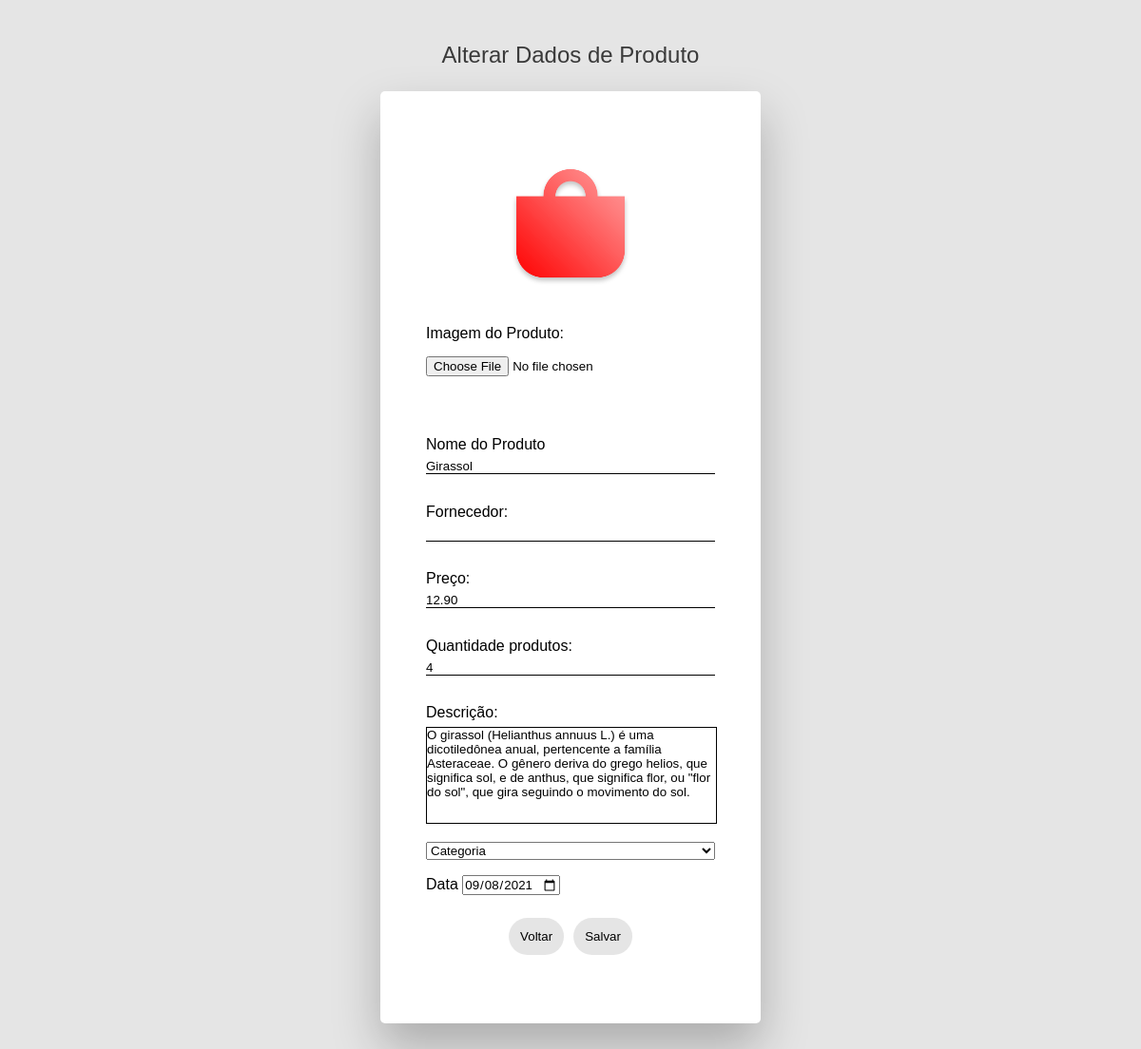
Screenshot of /sa/deprecados/editar_produtos_visual.php?id_produtos=15 with the database file from the repository.
### tables this page shows
CREATE TABLE `tb_produtos` (
  `id_produtos` int(10) UNSIGNED NOT NULL,
  `nome_produtos` varchar(45) NOT NULL,
  `descricao_produtos` text NOT NULL,
  `preco_produtos` decimal(5,2) UNSIGNED NOT NULL,
  `quantidade_produtos` int(10) UNSIGNED NOT NULL,
  `vencimento_produtos` date NOT NULL,
  `categoria_produtos` char(34) NOT NULL,
  `tb_imagens_id_imagens` int(10) UNSIGNED DEFAULT NULL,
  `tb_fornecedores_id_fornecedores` int(10) UNSIGNED NOT NULL
);

### sa/deprecados/editar_produtos_visual.php (the view, shortened to what this page needs)
<!DOCTYPE html>
<html>
<head>
	<link rel="stylesheet" type="text/css" href="css/style-default.css">
</head>
<?php
	include 'funcoes/conexao.php';
	$sql = "select * from tb_produtos where id_produtos = ".$_GET["id_produtos"];
	$executar = mysqli_query($conexao,$sql);
	$resultado = mysqli_fetch_array($executar);
?>
<body>
	<main>
		<div class="painel">
			<h2>Alterar Dados de Produto</h2>
			<div class="conteudo-painel">
				<form action="editar_produtos.php" method="POST">
                    <div class="campo">
                        <img src="img/produto.png" class="img_upload">
                        <label for="img_produto">Imagem do Produto:</label>
                        <input class="campoImg" type="file" title><br>
                    </div>
					<div class="campo">
						<label for="id_produtos"></label><br>
					</div>
					<div class="campo">
						<label for="nome_produtos">Nome do Produto</label>
						<input type="text" class="campoTexto" name="nome_produtos" value="<?php echo $resultado["nome_produtos"];?>" required/>
					</div>
                    <div class="campo">
                        <label for="nome_fornecedor">Fornecedor:</label>
                        <input class="campoTexto" type="text" name="nome_fornecedor" required/>
                    </div>
                    <div class="campo">
                        <label for="preco_produtos">Preço:</label>
                        <input class="campoTexto" type="text" name="preco_produtos" value="<?php echo $resultado["preco_produtos"];?>" required/>
                    </div>
                    <div class="campo">
                        <label for="quantidade_produtos">Quantidade produtos:</label>
                        <input class="campoTexto" type="number" name="quantidade_produtos" value="<?php echo $resultado["quantidade_produtos"];?>" required/>
                    </div>
                    <div class="campo">
                        <label for="descricao_produtos">Descrição:</label>
                        <textarea class="campoDesc" name="descricao_produtos"><?php echo $resultado["descricao_produtos"];?></textarea>
                    </div>
                    <div class="campo">
                        <select id="categoria" name="categoria_produtos">
                            <option value="" disabled selected hidden>Categoria</option>
                        </select>
                    </div>
					<div class="campo">
						<label for="vencimento_produtos">Data</label>
						<input type="date" name="vencimento_produtos" min="1900-01-01" max="2099-12-31" value="<?php echo $resultado["vencimento_produtos"];?>" required/>
					</div>
                <div class="buttons">
					<div>
						<button class="voltar" type="button" onclick="location.href = 'consulta_produtos.php';">Voltar</button>
                    </div>
                    <div >
						<button class="botao" type="submit">Salvar</button>
                    </div>
                </div>
				</form>
            </div>
        </div>
	</main>
</body>
</html>

### sa/css/style-default.css (style rules this page uses)
* { font-family: Arial, Helvetica, sans-serif; font-weight: normal; padding: 0; margin: 0; list-style: none; text-decoration: none; }
body { background-color: rgba(0, 0, 0, 0.1); }
button { width: auto; background-color: rgba(0, 0, 0, 0.1); border: 0; border-radius: 50px; padding: 3px 6px 3px 6px; }
.buttons { width: max-content; position: relative; display: flex; flex-direction: row; left: 50%; transform: translate(-50%, 0); margin: 24px 0 24px 0; }
.buttons button { padding: 12px; margin: 0 5px; }
.painel { position: relative; z-index: 0; width: 400px; margin: 24px auto 12px auto; display: flex; flex-direction: column; }
.painel h2 { width: max-content; text-align: center; color: rgba(0, 0, 0, 0.75); margin: 5% 0 24px 0; position: relative; left: 50%; transform: translate(-50%, 0); }
.conteudo-painel { padding: 48px; border-radius: 5px; background-color: white; box-shadow: 0 25px 50px rgba(0, 0, 0, 0.25); margin-bottom: 5%; }
.img_upload { width: 50%; display: flex; position: relative; left: 50%; transform: translate(-50%, 0); margin-bottom: 10%; }
.campo { margin-top: 5%; }
.campo select { width: 100%; }
.campoImg { width: 100%; float: left; border: 0; margin-top: 5%; margin-bottom: 5%; }
.campoTexto { width: 100%; float: left; border: 0; border-bottom: 1px solid; margin-top: 2%; margin-bottom: 5%; }
.campoDesc { margin-top: 2%; height: 100px; resize: none; width: 100%; border: 1px solid; }

### rows the page displays
tb_produtos: nome_produtos "Girassol", preco_produtos "12.90", quantidade_produtos "4", descricao_produtos "O girassol (Helianthus annuus L.) é uma dicotiledônea anual, pertencente a família Asteraceae. O gênero deriva do grego helios, que significa sol, e de anthus, que significa flor, ou \"flor do sol\", que gira seguindo o movimento do sol.", vencimento_produtos "09/08/2021"
